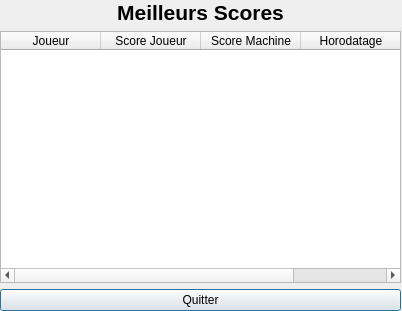
<?xml version="1.0" encoding="UTF-8"?>
<ui version="4.0">
 <class>TopScores</class>
 <widget class="QDialog" name="TopScores">
  <property name="geometry">
   <rect>
    <x>0</x>
    <y>0</y>
    <width>402</width>
    <height>311</height>
   </rect>
  </property>
  <property name="windowTitle">
   <string>Dialog</string>
  </property>
  <widget class="QWidget" name="verticalLayoutWidget">
   <property name="geometry">
    <rect>
     <x>0</x>
     <y>0</y>
     <width>401</width>
     <height>311</height>
    </rect>
   </property>
   <layout class="QVBoxLayout" name="verticalLayout">
    <item>
     <widget class="QLabel" name="labelMScores">
      <property name="font">
       <font>
        <pointsize>16</pointsize>
        <weight>75</weight>
        <bold>true</bold>
       </font>
      </property>
      <property name="text">
       <string>Meilleurs Scores</string>
      </property>
      <property name="alignment">
       <set>Qt::AlignCenter</set>
      </property>
     </widget>
    </item>
    <item>
     <widget class="QTableWidget" name="tableMScores">
      <property name="sizePolicy">
       <sizepolicy hsizetype="Minimum" vsizetype="Expanding">
        <horstretch>0</horstretch>
        <verstretch>0</verstretch>
       </sizepolicy>
      </property>
      <property name="gridStyle">
       <enum>Qt::SolidLine</enum>
      </property>
      <property name="sortingEnabled">
       <bool>true</bool>
      </property>
      <attribute name="horizontalHeaderCascadingSectionResizes">
       <bool>false</bool>
      </attribute>
      <column>
       <property name="text">
        <string>Joueur</string>
       </property>
      </column>
      <column>
       <property name="text">
        <string>Score Joueur</string>
       </property>
      </column>
      <column>
       <property name="text">
        <string>Score Machine</string>
       </property>
      </column>
      <column>
       <property name="text">
        <string>Horodatage</string>
       </property>
      </column>
     </widget>
    </item>
    <item>
     <widget class="QPushButton" name="boutonOk">
      <property name="text">
       <string>Quitter</string>
      </property>
     </widget>
    </item>
   </layout>
  </widget>
 </widget>
 <resources/>
 <connections/>
</ui>
